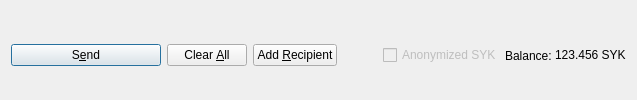
         <widget class="QFrame" name="frame_Send">
          <layout class="QHBoxLayout" name="horizontalLayout">
           <property name="bottomMargin">
            <number>0</number>
           </property>
           <item>
            <widget class="QPushButton" name="sendButton">
             <property name="minimumSize">
              <size>
               <width>150</width>
               <height>0</height>
              </size>
             </property>
             <property name="toolTip">
              <string>Confirm the send action</string>
             </property>
             <property name="text">
              <string>S&amp;end</string>
             </property>
             <property name="icon">
              <iconset resource="../sykcoin.qrc">
               <normaloff>:/icons/send</normaloff>:/icons/send</iconset>
             </property>
             <property name="autoDefault">
              <bool>false</bool>
             </property>
             <property name="default">
              <bool>true</bool>
             </property>
            </widget>
           </item>
           <item>
            <widget class="QPushButton" name="clearButton">
             <property name="sizePolicy">
              <sizepolicy hsizetype="Minimum" vsizetype="Fixed">
               <horstretch>0</horstretch>
               <verstretch>0</verstretch>
              </sizepolicy>
             </property>
             <property name="toolTip">
              <string>Clear all fields of the form.</string>
             </property>
             <property name="text">
              <string>Clear &amp;All</string>
             </property>
             <property name="icon">
              <iconset resource="../sykcoin.qrc">
               <normaloff>:/icons/remove</normaloff>:/icons/remove</iconset>
             </property>
             <property name="autoDefault">
              <bool>false</bool>
             </property>
            </widget>
           </item>
           <item>
            <widget class="QPushButton" name="addButton">
             <property name="toolTip">
              <string>Send to multiple recipients at once</string>
             </property>
             <property name="text">
              <string>Add &amp;Recipient</string>
             </property>
             <property name="icon">
              <iconset resource="../sykcoin.qrc">
               <normaloff>:/icons/add</normaloff>:/icons/add</iconset>
             </property>
             <property name="autoDefault">
              <bool>false</bool>
             </property>
            </widget>
           </item>
           <item>
            <spacer name="horizontalSpacer">
             <property name="orientation">
              <enum>Qt::Horizontal</enum>
             </property>
             <property name="sizeHint" stdset="0">
              <size>
               <width>40</width>
               <height>20</height>
              </size>
             </property>
            </spacer>
           </item>
           <item>
            <layout class="QHBoxLayout" name="horizontalLayout_2">
             <property name="spacing">
              <number>3</number>
             </property>
             <item>
              <widget class="QCheckBox" name="checkzSYK">
               <property name="enabled">
                <bool>false</bool>
               </property>
               <property name="text">
                <string>Anonymized SYK</string>
               </property>
              </widget>
             </item>
             <item>
              <widget class="QLabel" name="label">
               <property name="text">
                <string>Balance:</string>
               </property>
              </widget>
             </item>
             <item>
              <widget class="QLabel" name="labelBalance">
               <property name="sizePolicy">
                <sizepolicy hsizetype="Preferred" vsizetype="Fixed">
                 <horstretch>0</horstretch>
                 <verstretch>0</verstretch>
                </sizepolicy>
               </property>
               <property name="cursor">
                <cursorShape>IBeamCursor</cursorShape>
               </property>
               <property name="text">
                <string notr="true">123.456 SYK</string>
               </property>
               <property name="textInteractionFlags">
                <set>Qt::LinksAccessibleByMouse|Qt::TextSelectableByKeyboard|Qt::TextSelectableByMouse</set>
               </property>
              </widget>
             </item>
            </layout>
           </item>
          </layout>
         </widget>
